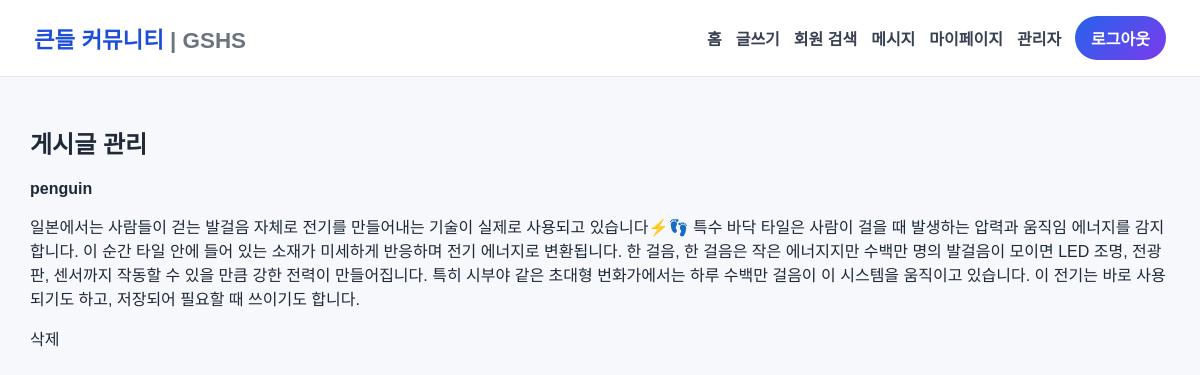
Page /admin/posts (signed in) on the committed database.
### models.py (models this page shows, shortened)
class Post(db.Model):
    id = db.Column(db.Integer, primary_key=True)
    content = db.Column(db.Text, nullable=False)
    created_at = db.Column(db.DateTime, default=datetime.utcnow)
    user_id = db.Column(db.Integer, db.ForeignKey("user.id"), nullable=False)
    comments = db.relationship("Comment", backref="post", lazy=True, cascade="all, delete-orphan")
    likes = db.relationship("Like", backref="post", lazy=True, cascade="all, delete-orphan")

class User(UserMixin, db.Model):
    id = db.Column(db.Integer, primary_key=True)
    username = db.Column(db.String(30), unique=True, nullable=False)
    email = db.Column(db.String(120), unique=True, nullable=False)
    password_hash = db.Column(db.String(255), nullable=False)
    student_id = db.Column(db.String(30))
    real_name = db.Column(db.String(50))
    school = db.Column(db.String(100))
    grade = db.Column(db.String(20))
    bio = db.Column(db.String(300))
    is_admin = db.Column(db.Boolean, default=False)
    created_at = db.Column(db.DateTime, default=datetime.utcnow)
    posts = db.relationship("Post", backref="author", lazy=True, cascade="all, delete-orphan")
    comments = db.relationship("Comment", backref="author", lazy=True, cascade="all, delete-orphan")

### app.py (the view)
@app.route("/admin/posts")
@login_required
@admin_required
def admin_posts():
    posts = Post.query.order_by(Post.created_at.desc()).all()
    return render_template("admin_posts.html", posts=posts)

### app.py (called while the page is built)
def admin_required(f):
    @wraps(f)
    def decorated(*args, **kwargs):
        if not current_user.is_authenticated or not current_user.is_admin:
            flash("관리자만 접근할 수 있습니다.")
            return redirect(url_for("index"))
        return f(*args, **kwargs)
    return decorated

### models.py (called while the page is built)
@login_manager.user_loader
def load_user(user_id):
    return User.query.get(int(user_id))

### templates/admin_posts.html
{% extends "base.html" %}
{% block content %}
<h2>게시글 관리</h2>
{% for post in posts %}
<div class="card">
    <p><strong>{{ post.author.username }}</strong></p>
    <p>{{ post.content }}</p>
    <a href="{{ url_for('delete_post', post_id=post.id) }}">삭제</a>
</div>
{% endfor %}
{% endblock %}

### static/style.css (style rules this page uses)
* { box-sizing: border-box; }
body { margin: 0; font-family: "Pretendard", "Noto Sans KR", Arial, sans-serif; background: #f6f8fc; color: #1f2937; }
a { text-decoration: none; color: inherit; }

### rows in the picture
Post: author.username "penguin", content "일본에서는 사람들이 걷는 발걸음 자체로 전기를 만들어내는 기술이 실제로 사용되고 있습니다⚡👣 특수 바닥 타일은 사람이 걸을 때 발생하는 압력과 움직임 에너지를 감지합니다. 이 순간 타일 안에 들어 있는 소재가 미세하게 반응하며 전기 에너지로 변환됩니다. 한 걸음, 한 걸음은 작은 에너지지만 수백만 명의 발걸음이 모이면 LED 조명, 전광판, 센서까지 작동할 수 있을 만큼 강한 전력이 만들어집니다. 특히 시부야 같은 초대형 번화가에서는 하루 수백만 걸음이 이 시스템을 움직이고 있습니다. 이 전기는 바로 사용되기도 하고, 저장되어 필요할 때 쓰이기도 합니다."
